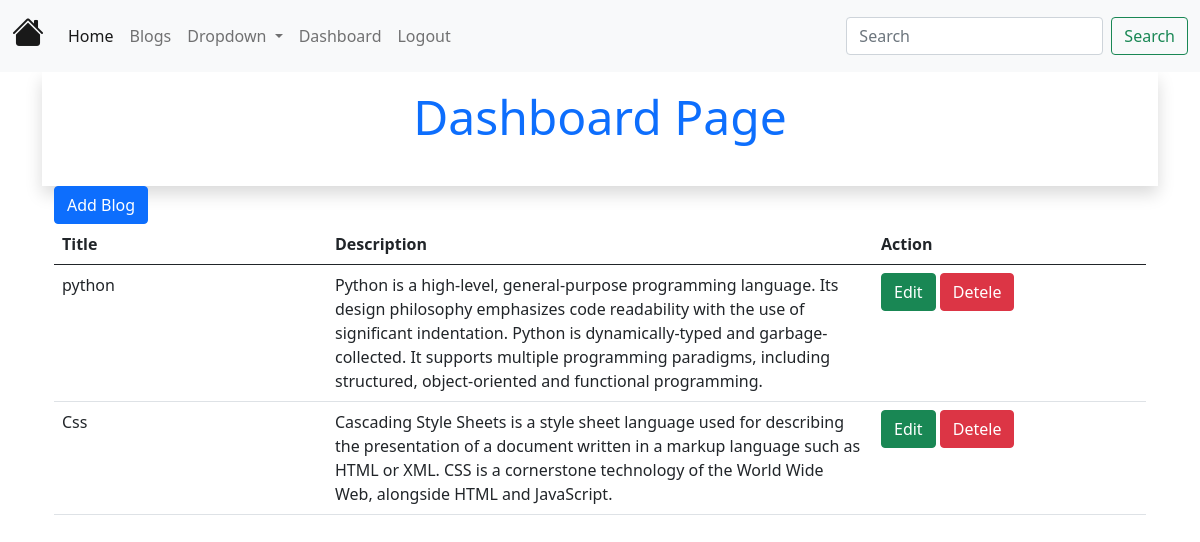
The page /dashboard/ (signed in) on the database its author committed.
### MyApp/models.py (models this page shows)
class BlogModel(models.Model):
    title=models.CharField(max_length=50)
    desc=models.TextField()

### MyApp/views.py (the view, shortened to what this page needs)
# urls.py: path('dashboard/',views.dashboard.as_view(),name='dashboard'),
class dashboard(View):
    def get(self,request):
        if request.user.is_authenticated:
            data = BlogModel.objects.all()
            return render(request,'MyApp/dashboard.html',{'data':data})
        else:
            return redirect('home')

### templates/MyApp/dashboard.html (shortened to what this page needs)
{% extends 'MyApp/base.html' %}
{% load static %}
{% block body %}
    <div class="container shadow pb-3">
        <h1 class="display-5 text-center text-primary p-3">Dashboard Page</h1>
    </div>
    <div class="container">
        <a href="{% url 'add_blog' %}" class="btn btn-primary">Add Blog</a>
    </div>
    <div class="container">
        <table class="table">
            <thead>
              <tr>
                <th scope="col" class="w-25">Title</th>
                <th scope="col">Description</th>
                <th scope="col" class="w-25">Action</th>
              </tr>
            </thead>
            <tbody>
                {% for d in data %}
              <tr>
                <td>{{d.title}}</td>
                <td>{{d.desc}}</td>
                <td>
                    <a href="{% url 'edit_blog' d.id %}" class="btn btn-success">Edit</a>
                    {% if perms.MyApp.delete_BlogModel %}
                    <a href="{% url 'delete_blog' d.id %}" class="btn btn-danger">Detele</a>
                    {% endif %}
                  </td>
              </tr>
              {% endfor %}
            </tbody>
          </table>
    </div>
{% endblock body %}

### rows shown on the page
BlogModel: title "python", desc "Python is a high-level, general-purpose programming language. Its design philosophy emphasizes code readability with the use of significant indentation. Python is dynamically-typed and garbage-collected. It supports multiple programming paradigms, including structured, object-oriented and functional programming."
BlogModel: title "Css", desc "Cascading Style Sheets is a style sheet language used for describing the presentation of a document written in a markup language such as HTML or XML. CSS is a cornerstone technology of the World Wide Web, alongside HTML and JavaScript."
